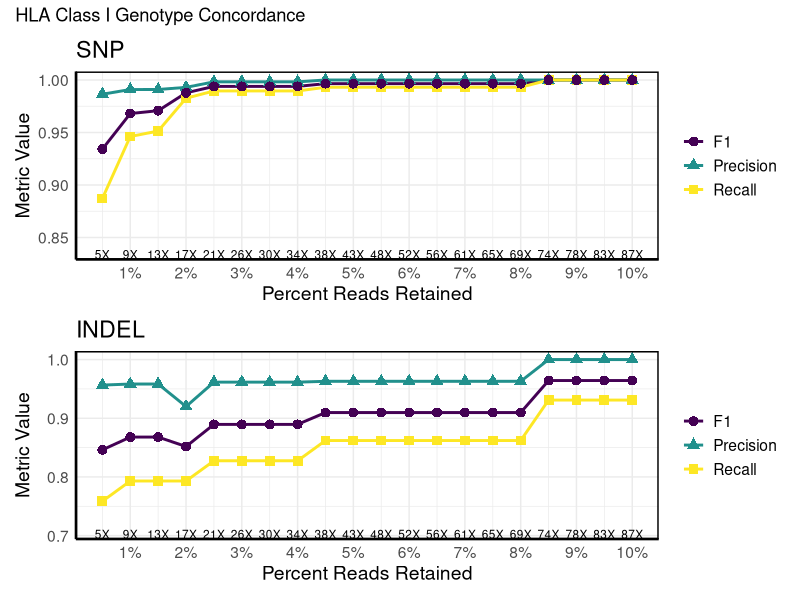
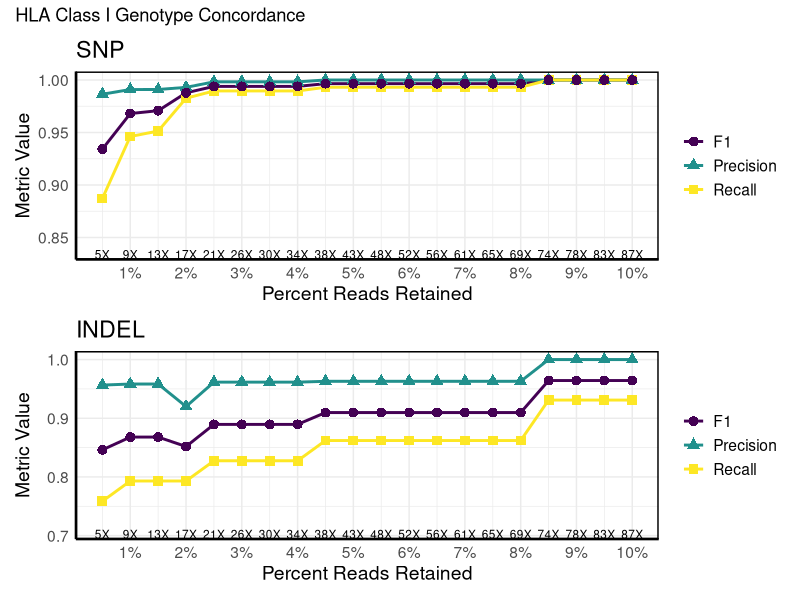
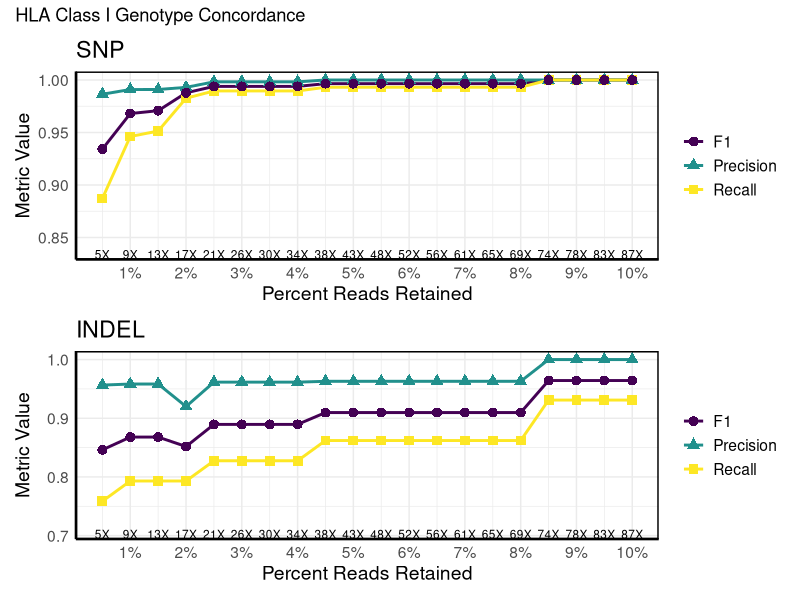

Here is the R script that generated these plots, in order:
library(ggplot2)
library(viridis)
library(dplyr)
library(patchwork)  # Load patchwork for side-by-side plots

setwd("/Users/matt/Documents/GitHub/mhc/scripts/visualizations/downsample/")

# Load the CSV file
data <- read.csv("MHC_Class_I_downsample_concordance.csv")
#data <- read.csv("MHC_Class_II_downsample_concordance.csv")

# Function to create the plot for a given variant type
plot_variant <- function(variant_to_plot, show_legend = TRUE) {
  # Filter data for the selected Variant
  filtered_data <- subset(data, Variant == variant_to_plot)
  
  # Get unique Proportion-Depth pairs for annotation
  depth_labels <- filtered_data %>%
    group_by(Proportion) %>%
    summarise(Depth = round(unique(Depth)))  # ✅ Round Depth to nearest integer
  
  # Generate the plot
  p <- ggplot(filtered_data, aes(x = Proportion, y = Value, color = Metric, shape = Metric, group = Metric)) +
    geom_line(size = 1) +
    geom_point(size = 3) +
    scale_color_viridis_d(option = "viridis") +  
    scale_x_continuous(
      breaks = seq(0.01, 0.1, 0.01),
      labels = function(x) paste0(x * 100, "%")
    ) + 
    theme_minimal() +
    labs(y = "Metric Value", x = "Percent Reads Retained", title = variant_to_plot) +
    
    # ✅ Add Depth annotations below x-axis (rounded)
    geom_text(data = depth_labels, aes(x = Proportion, y = min(filtered_data$Value) - 0.05, 
                                       label = paste0(Depth, "X")), 
              color = "black", size = 3, vjust = 0.9, inherit.aes = FALSE) +
    
    theme(
      legend.position = ifelse(show_legend, "right", "none"),  # ✅ Hide legend for SNP panel
      legend.title = element_blank(),
      text = element_text(size = 14),
      
      # Add axis lines
      panel.border = element_rect(color = "black", fill = NA, size = 1),
      axis.line = element_line(color = "black", size = 0.8)
    )
  
  return(p)
}

# Create plots for SNP and INDEL (Hide legend for SNP to avoid redundancy)
plot_snp <- plot_variant("SNP", show_legend = TRUE)
plot_indel <- plot_variant("INDEL", show_legend = TRUE)

# Combine them side by side with patchwork & ADD OVERALL TITLE
final_plot <- (plot_snp / plot_indel) + 
  plot_annotation(title = "HLA Class I Genotype Concordance")

# Display the final combined plot
print(final_plot)


ggsave("mhc_I_downsample.pdf", plot = final_plot, width = 8, height = 10)
ggsave("mhc_I_downsample.png", plot = final_plot, width = 8, height = 10, dpi = 300)

#ggsave("mhc_II_downsample.pdf", plot = final_plot, width = 8, height = 10)
#ggsave("mhc_II_downsample.png", plot = final_plot, width = 8, height = 10, dpi = 300)
